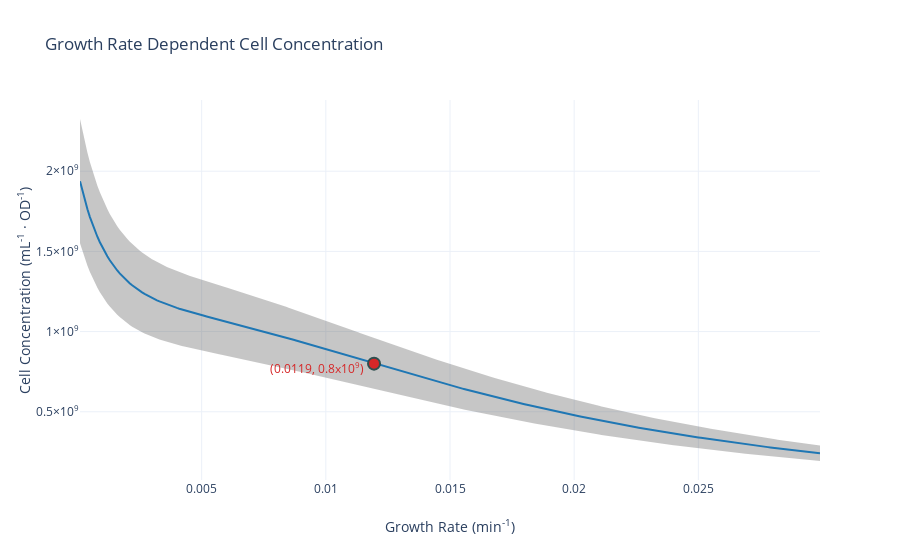

Notebook cell for this chart:
### Code cell
dt_min = np.arange(0.0001, 0.03, 0.0001)
results = []
for i in dt_min:
    results.append(popCellCount(i, age_array, weights)) 
    
upper_bound = go.Scatter(
    name='Upper Bound',
    x=dt_min,
    y=[i['cell_concentration']+i['std_cell_concentration'] for i in results],
    mode='lines',
    marker=dict(color="#444"),
    line=dict(width=0),
    fillcolor='rgba(68, 68, 68, 0.3)',
    fill='tonexty')

trace = go.Scatter(
    name='Measurement',
    x=dt_min,
    y=[i['cell_concentration'] for i in results],
    mode='lines',
    line=dict(color='rgb(31, 119, 180)'),
    fillcolor='rgba(68, 68, 68, 0.3)',
    fill='tonexty')

'''
trace1 = go.Scatter(
    name='Old Measurement',
    x=dt_min,
    y=[8.0*10.0**8.0]*len(dt_min),
    mode='lines',
    line=dict(color='rgb(242, 174, 15)'))
'''

trace1 = go.Scatter(
    name='Old Measurement',
    x=[np.log(2)/58.0516142],
    y=[popCellCount(np.log(2)/58.0516142, age_array, weights)['cell_concentration']],
    marker=dict(size=12, 
                color='#d62728',
                line=dict(width=2,
                    color='DarkSlateGrey'
                    )
                )
    )

lower_bound = go.Scatter(
    name='Lower Bound',
    x=dt_min,
    y=[i['cell_concentration']-i['std_cell_concentration'] for i in results],
    marker=dict(color="#444"),
    line=dict(width=0),
    mode='lines')

# Trace order can be important
# with continuous error bars
data = [lower_bound, trace, upper_bound, trace1]

layout = go.Layout(
    xaxis=dict(title='Growth Rate (min<sup>-1</sup>)'),
    yaxis=dict(title='Cell Concentration (mL<sup>-1</sup> &#183; OD<sup>-1</sup>)', exponentformat = 'power'),
    title='Growth Rate Dependent Cell Concentration',
    showlegend = False,
    template='plotly_white'
)

fig = go.Figure(data=data, layout=layout)

"""
fig.update_layout(
    shapes=[
        # Line Vertical
        go.layout.Shape(
            type="line",
            x0=58.0516142,
            y0=1.314709*10**8.0,
            x1=58.0516142,
            y1=popCellCount(58.0516142, age_array, weights)['cell_concentration'],
            line=dict(
                color="#d62728",
                width=2,
                dash="dashdot",
            )
        ),
        # Line Horizontal
        go.layout.Shape(
            type="line",
            x0=18,
            y0=popCellCount(58.0516142, age_array, weights)['cell_concentration'],
            x1=58.0516142,
            y1=popCellCount(58.0516142, age_array, weights)['cell_concentration'],
            line=dict(
                color="#d62728",
                width=2,
                dash="dashdot",
            ),
        ),
    ],
    """
fig.update_layout(
    annotations=[
        go.layout.Annotation(
            x=np.log(2)/72,
            y=0.77*10**9.0,
            xref="x",
            yref="y",
            text="({0:.4f}, 0.8x10<sup>9</sup>)".format(np.log(2)/58.05),
            showarrow=False,
            arrowhead=0,
            ax=0,
            ay=0,
            font=dict(
                color="#d62728"
            )
        )
    ]
)



iplot(fig, filename='pandas-continuous-error-bars')

### Figure 1 — Plotly figure (JSON) as saved in the notebook; plotly's stock layout.template omitted (floating-point values rounded to 4 significant figures; data arrays with more than 128 entries replaced by an {"elided": "..."} marker saying what was removed)
{"data": [{"line": {"width": 0}, "marker": {"color": "#444"}, "mode": "lines", "name": "Lower Bound", "type": "scatter", "x": {"elided": "299 float values"}, "y": {"elided": "299 float values"}}, {"fill": "tonexty", "fillcolor": "rgba(68, 68, 68, 0.3)", "line": {"color": "rgb(31, 119, 180)"}, "mode": "lines", "name": "Measurement", "type": "scatter", "x": {"elided": "299 float values"}, "y": {"elided": "299 float values"}}, {"fill": "tonexty", "fillcolor": "rgba(68, 68, 68, 0.3)", "line": {"width": 0}, "marker": {"color": "#444"}, "mode": "lines", "name": "Upper Bound", "type": "scatter", "x": {"elided": "299 float values"}, "y": {"elided": "299 float values"}}, {"marker": {"color": "#d62728", "line": {"color": "DarkSlateGrey", "width": 2}, "size": 12}, "name": "Old Measurement", "type": "scatter", "x": [0.01194], "y": [800000000.0]}], "layout": {"annotations": [{"arrowhead": 0, "ax": 0, "ay": 0, "font": {"color": "#d62728"}, "showarrow": false, "text": "(0.0119, 0.8x10<sup>9</sup>)", "x": 0.009627, "xref": "x", "y": 770000000, "yref": "y"}], "showlegend": false, "title": {"text": "Growth Rate Dependent Cell Concentration"}, "xaxis": {"title": {"text": "Growth Rate (min<sup>-1</sup>)"}}, "yaxis": {"exponentformat": "power", "title": {"text": "Cell Concentration (mL<sup>-1</sup> &#183; OD<sup>-1</sup>)"}}}}
